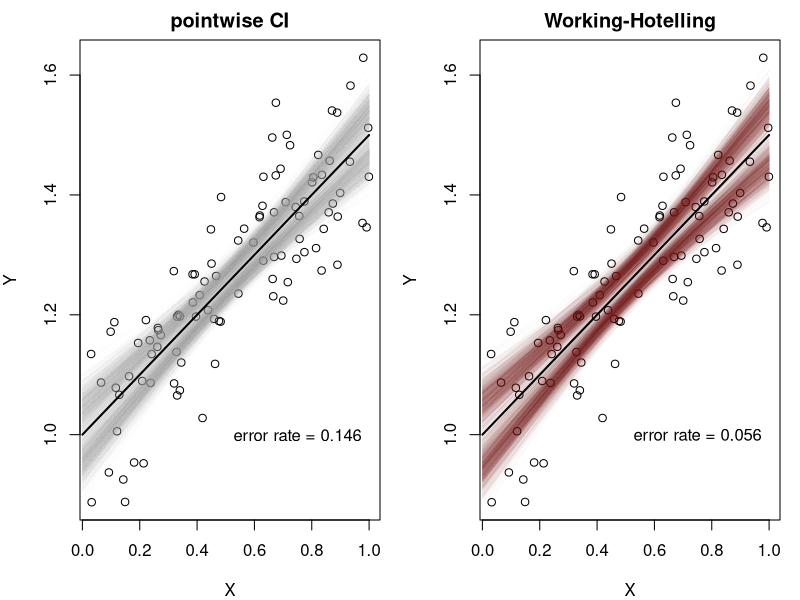

Recreate this plot in R.
## Working-Hotelling Band function
pred_WH <- function(object, newdata, level = 0.95){
  fit <- predict(object, newdata) ## Yhat
  MSE <- summary(object)$sigma^2
  n <- nrow(object$model) ## extract df from model object
  W <- sqrt(2 * qf(level, 2, n - 2))
  X_obs <- object$model[, attr(object$terms, "term.labels")] ## extract X
  X <- newdata[, attr(object$terms, "term.labels")]
  ME <- W * sqrt(MSE * (1 / n + (X - mean(X_obs))^2 / 
                          sum((X_obs - mean(X_obs))^2)))
  upr <- fit + ME
  lwr <- fit - ME
  return(cbind(fit, lwr, upr))
}
## Simulation study
set.seed(2023)
n <- 1e2
X_grid <- seq(0, 1, l = 1e2)
X <- sort(runif(n))
sigma <- 0.1
beta0 <- 1
beta1 <- 0.5
EY <- beta0 + X_grid * beta1
n_reps <- 1e3
bands <- list(CI = array(NA, dim = c(100, 3, n_reps), 
                         dimnames = list(NULL, c('fit', 'lwr', 'upr'), NULL)), 
              WH = array(NA, dim = c(100, 3, n_reps), 
                         dimnames = list(NULL, c('fit', 'lwr', 'upr'), NULL)))
errors <- data.frame(CI = rep(NA, n_reps),
                     WH = rep(NA, n_reps))
## Simulate data + compute bands
for(rep in 1:n_reps){
  epsilon <- rnorm(n, sd = sigma)
  Y <- beta0 + beta1 * X + epsilon
  fit <- lm(Y ~ X)
  bands$CI[, , rep] <- predict(fit, newdata = data.frame(X = X_grid),
                               interval = "confidence")
  bands$WH[, , rep] <- pred_WH(fit, newdata = data.frame(X = X_grid))
}
## Plot bands using semi-transparent curves
layout(matrix(1:2, 1, 2))
par(mar = c(4, 4, 2, 1))
plot(Y ~ X, main = "pointwise CI")
for(rep in 1:n_reps){
  matlines(X_grid, bands$CI[, 2:3, rep], lty = 1, 
           col = adjustcolor("darkgray", 0.02))
  errors$CI[rep] <- (sum(EY < bands$CI[, 'lwr', rep]) + 
                       sum(EY > bands$CI[, 'upr', rep])) > 0
}
text(0.75, 1, labels = paste("error rate =", mean(errors$CI)))
lines(EY ~ X_grid, lwd = 2)
plot(Y ~ X, main = "Working-Hotelling")
for(rep in 1:n_reps){
  matlines(X_grid, bands$WH[, 2:3, rep], lty = 1, 
           col = adjustcolor("darkred", 0.02))
  errors$WH[rep] <- (sum(EY < bands$WH[, 'lwr', rep]) + 
                       sum(EY > bands$WH[, 'upr', rep])) > 0
}
text(0.75, 1, labels = paste("error rate =", mean(errors$WH)))
lines(EY ~ X_grid, lwd = 2)